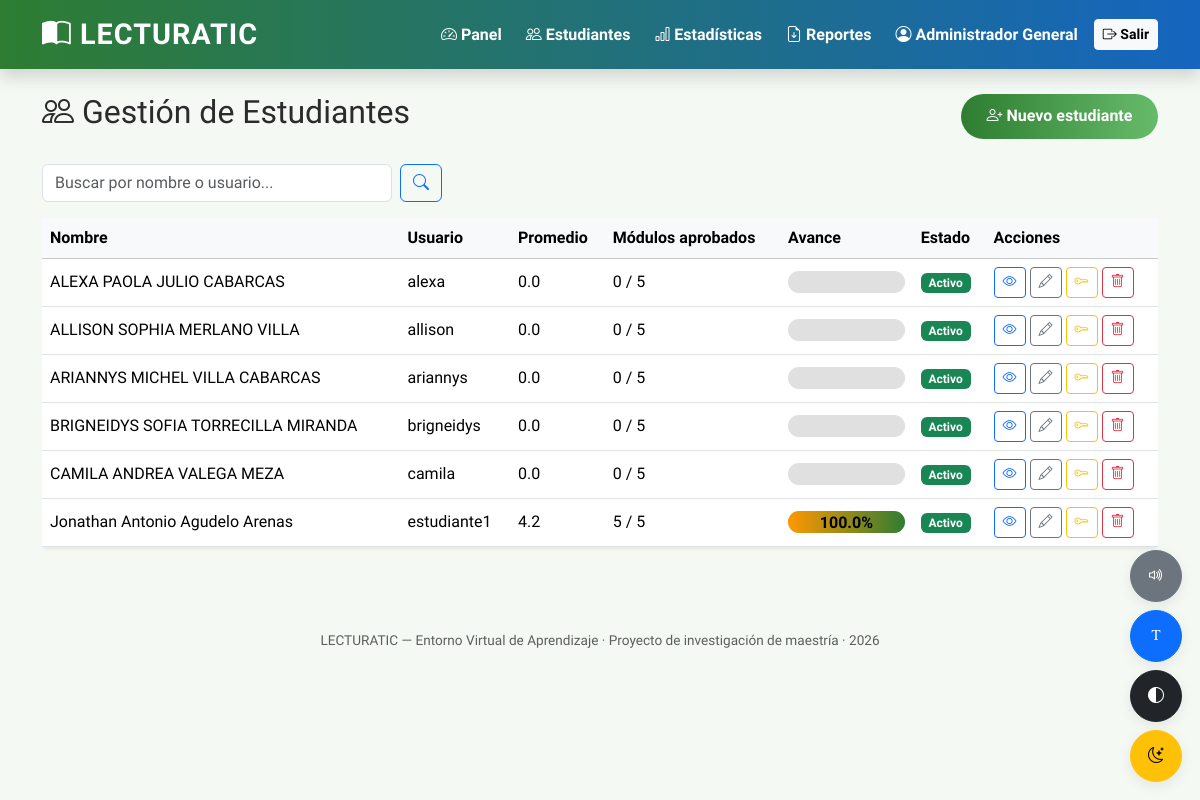
Screenshot of /admin/estudiantes (signed in) with the database file from the repository.
### tables this page shows
CREATE TABLE "usuarios" (
	"id"	INTEGER,
	"usuario"	TEXT NOT NULL UNIQUE,
	"nombre_completo"	TEXT NOT NULL,
	"password_hash"	TEXT NOT NULL,
	"rol"	NUMERIC NOT NULL CHECK("rol" IN ('admin', 'estudiante')),
	"avatar"	TEXT DEFAULT 'avatar1.png',
	"fecha_creacion"	TEXT NOT NULL,
	"ultimo_acceso"	TEXT,
	"activo"	INTEGER DEFAULT 1,
	PRIMARY KEY("id" AUTOINCREMENT)
);

### app.py (the view)
@app.route("/admin/estudiantes")
@admin_requerido
def admin_estudiantes():
    busqueda = request.args.get("q", "").strip()
    conn = get_db()
    query = "SELECT * FROM usuarios WHERE rol='estudiante'"
    params = []
    if busqueda:
        query += " AND (usuario LIKE ? OR nombre_completo LIKE ?)"
        params.extend([f"%{busqueda}%", f"%{busqueda}%"])
    query += " ORDER BY nombre_completo"
    estudiantes = conn.execute(query, params).fetchall()
    resultado = []
    for e in estudiantes:
        promedio = calcular_promedio_general(e["id"])
        aprobados = conn.execute("SELECT COUNT(*) as n FROM progreso WHERE usuario_id=? AND aprobado=1",
                                  (e["id"],)).fetchone()["n"]
        total_modulos = conn.execute("SELECT COUNT(*) as n FROM modulos").fetchone()["n"]
        porcentaje = round((aprobados / total_modulos) * 100, 1) if total_modulos else 0
        resultado.append({"usuario": e, "promedio": promedio, "aprobados": aprobados,
                           "total_modulos": total_modulos, "porcentaje": porcentaje})
    conn.close()
    return render_template("admin/estudiantes.html", estudiantes=resultado, busqueda=busqueda)

### app.py (called while the page is built)
def admin_requerido(f):
    @wraps(f)
    def decorado(*args, **kwargs):
        if "usuario_id" not in session:
            return redirect(url_for("login"))
        if session.get("rol") != "admin":
            abort(403)
        return f(*args, **kwargs)
    return decorado

### database.py (called while the page is built)
def get_db():
    conn = sqlite3.connect(DB_PATH)
    conn.row_factory = sqlite3.Row
    conn.execute("PRAGMA foreign_keys = ON")
    return conn

### logica.py (called while the page is built)
def calcular_promedio_general(usuario_id):
    conn = get_db()
    cur = conn.cursor()
    cur.execute("""
        SELECT AVG(mejor_nota) as promedio FROM progreso
        WHERE usuario_id = ? AND mejor_nota > 0
    """, (usuario_id,))
    row = cur.fetchone()
    conn.close()
    return round(row["promedio"], 1) if row and row["promedio"] else 0.0

### templates/admin/estudiantes.html (shortened to what this page needs)
{% extends "base.html" %}
{% block contenido %}
<div class="d-flex justify-content-between align-items-center mb-4">
  <h2><i class="bi bi-people"></i> Gestión de Estudiantes</h2>
  <button class="btn btn-lecturatic" data-bs-toggle="modal" data-bs-target="#modalCrear"><i class="bi bi-person-plus"></i> Nuevo estudiante</button>
</div>
<form method="GET" class="d-flex mb-3" style="max-width:400px;">
  <input type="text" class="form-control me-2" name="q" placeholder="Buscar por nombre o usuario..." value="{{ busqueda }}">
  <button class="btn btn-outline-primary"><i class="bi bi-search"></i></button>
</form>
<div class="table-responsive">
<table class="table table-hover align-middle bg-white rounded shadow-sm">
  <thead class="table-light">
    <tr>
      <th>Nombre</th><th>Usuario</th><th>Promedio</th><th>Módulos aprobados</th><th>Avance</th><th>Estado</th><th>Acciones</th>
    </tr>
  </thead>
  <tbody>
    {% for e in estudiantes %}
    <tr>
      <td>{{ e.usuario.nombre_completo }}</td>
      <td>{{ e.usuario.usuario }}</td>
      <td>{{ e.promedio }}</td>
      <td>{{ e.aprobados }} / {{ e.total_modulos }}</td>
      <td style="min-width:120px;">
        <div class="progreso-lecturatic"><div class="progress-bar" style="width:{{ e.porcentaje }}%">{{ e.porcentaje }}%</div></div>
      </td>
      <td>{% if e.usuario.activo %}<span class="badge bg-success">Activo</span>{% else %}<span class="badge bg-secondary">Inactivo</span>{% endif %}</td>
      <td>
        <div class="d-flex gap-1 flex-wrap">
          <a href="{{ url_for('admin_detalle_estudiante', usuario_id=e.usuario.id) }}" class="btn btn-sm btn-outline-primary" title="Ver progreso"><i class="bi bi-eye"></i></a>
          <button class="btn btn-sm btn-outline-secondary" data-bs-toggle="modal" data-bs-target="#modalEditar{{ e.usuario.id }}" title="Editar"><i class="bi bi-pencil"></i></button>
          <button class="btn btn-sm btn-outline-warning" data-bs-toggle="modal" data-bs-target="#modalClave{{ e.usuario.id }}" title="Restablecer clave"><i class="bi bi-key"></i></button>
          <form method="POST" action="{{ url_for('admin_eliminar_estudiante', usuario_id=e.usuario.id) }}" onsubmit="return confirmarAccion('¿Eliminar (desactivar) a {{ e.usuario.nombre_completo }}?');">
            <button type="submit" class="btn btn-sm btn-outline-danger" title="Eliminar"><i class="bi bi-trash"></i></button>
          </form>
        </div>
      </td>
    </tr>
    {% else %}
    <tr><td colspan="7" class="text-center text-muted py-4">No se encontraron estudiantes.</td></tr>
    {% endfor %}
  </tbody>
</table>
</div>
{% endblock %}

### static/css/style.css (style rules this page uses)
:root { --color-primario: #2E7D32; --color-secundario: #1565C0; --color-acento: #FF9800; --color-fondo: #F4F9F4; --color-tarjeta: #FFFFFF; --color-texto: #2B2B2B; --radio-borde: 18px; --sombra-suave: 0 4px 14px rgba(0,0,0,0.08); --fuente-base: 'Baloo 2', 'Comic Sans MS', 'Trebuchet MS', sans-serif; }
body { font-family: var(--fuente-base); background-color: var(--color-fondo); color: var(--color-texto); transition: background-color .3s ease, color .3s ease; }
.btn-lecturatic { border-radius: 50px; padding: 0.65rem 1.6rem; font-weight: 700; border: none; background: linear-gradient(90deg, var(--color-primario), #66BB6A); color: white; transition: transform .15s ease; }
.progreso-lecturatic { height: 22px; border-radius: 50px; background-color: #E0E0E0; overflow: hidden; }
.progreso-lecturatic .progress-bar { background: linear-gradient(90deg, var(--color-acento), var(--color-primario)); font-weight: 700; }

### rows the page displays
usuarios: usuario.nombre_completo "ALEXA PAOLA JULIO CABARCAS", usuario.usuario "alexa"
usuarios: usuario.nombre_completo "ALLISON SOPHIA MERLANO VILLA", usuario.usuario "allison"
usuarios: usuario.nombre_completo "ARIANNYS MICHEL VILLA CABARCAS", usuario.usuario "ariannys"
usuarios: usuario.nombre_completo "BRIGNEIDYS SOFIA TORRECILLA MIRANDA", usuario.usuario "brigneidys"
usuarios: usuario.nombre_completo "CAMILA ANDREA VALEGA MEZA", usuario.usuario "camila"
usuarios: usuario.nombre_completo "Jonathan Antonio Agudelo Arenas", usuario.usuario "estudiante1"

### other values shown
{{ session.get('nombre_completo') }} "Administrador General"
{{ e.promedio }} "0.0" "0.0" "0.0" "0.0" "0.0" "4.2"
{{ e.aprobados }} "0" "0" "0" "0" "0" "5"
{{ e.total_modulos }} "5" "5" "5" "5" "5" "5"
{{ e.porcentaje }} "100.0"
{{ 2026 }} "2026"
